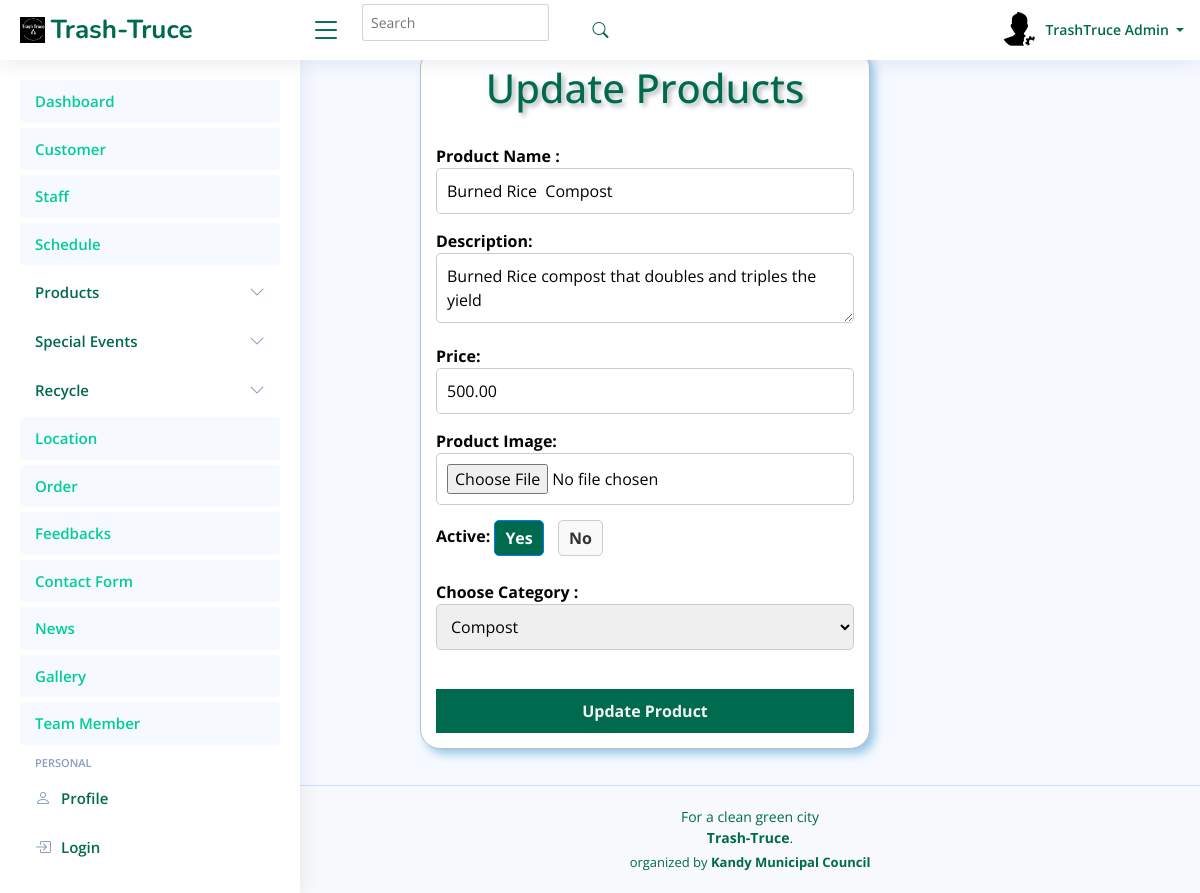
/admin_TrashTruce/EditProducts.php?id=1, run on the app's committed database.
### tables this page shows
CREATE TABLE `product` (
  `ID` int(11) NOT NULL,
  `Name` text NOT NULL,
  `Price` decimal(10,2) NOT NULL,
  `Description` text NOT NULL,
  `Image` text NOT NULL,
  `cat_id` int(11) NOT NULL,
  `active` varchar(10) NOT NULL
);

### FO/admin.php (called while the page is built, shortened)
<?php
class admin
{
    public static function GetAdmin($ID)
    {
        try {
            $query = "SELECT `ID`, `Full_Name`, `Image`, `About`, `Job`, `Address`, `Phone`, `Email`, `password` FROM `admin` WHERE `ID` = :ID ";
            $conn = Conn::GetConnection();
            $st = $conn->prepare($query);
            $st->bindValue(":ID", $ID, PDO::PARAM_INT);
            $st->execute();
            $r = $st->fetch(PDO::FETCH_ASSOC);
            if ($r) {
                $admin = new admin();
                $admin->ID = $r['ID'];
                $admin->fullname = $r['Full_Name'];
                $admin->image = $r['Image'];
                $admin->about = $r['About'];
                $admin->job = $r['Job'];
                $admin->address = $r['Address'];
                $admin->phone = $r['Phone'];
                $admin->email = $r['Email'];
                $admin->password = $r['password'];
                return $admin;
            }
            return null;
        } catch (Exception $th) {
            throw $th;
        }
    }
}
?>

### FO/products.php (called while the page is built, shortened)
<?php
class Products
{
public static function GetCategories()
{
    try {
        $query = "SELECT `ID`, `Title`, `active` FROM `category`";
        $conn = Conn::GetConnection();
        $result = $conn->query($query);
        $categories = array();
        foreach ($result->fetchAll() as $r) {
            $category = new Products();
            $category->cID = $r['ID'];
            $category->cName = $r['Title'];
            $category->cactive = $r['active'];
            array_push($categories, $category);
        }
        return $categories;
    } catch (Exception $th) {
        throw $th;
    }
}
public static function GetProduct($pID)
{
    try{
        $query = "SELECT `ID`, `Name`, `Price`, `Description`, `Image`, `cat_id`, `active` FROM `product` WHERE `ID` = :ID ";
        $conn = Conn::GetConnection();
        $st = $conn->prepare($query);
        $st->bindValue(":ID", $pID, PDO::PARAM_INT);
        $st->execute();
        $r = $st->fetch(PDO::FETCH_ASSOC);
        if ($r){
            $product = new Products();
            $product->pID = $r['ID'];
            $product->pname = $r['Name'];
            $product->pprice = $r['Price'];
            $product->pdescription = $r['Description'];
            $product->pimage = $r['Image'];
            $product->pcat_id= $r["cat_id"];
            $product->pactive= $r["active"];
            return $product;
        }
        return null;
    } catch (Exception $th) {
        throw $th;
    }
}
}
?>

### admin_TrashTruce/EditProducts.php (the view, shortened to what this page needs)
<?php
include('../FO/products.php');
?>
<!DOCTYPE html>
<html lang="en">
<head>
    <link rel="stylesheet" href="assets/css/AddP.css">
</head>
<body>
    <div>
        <?php include "Header.php"; ?>
     </div>
     <div class="main">
    <div class="AddProduct">
        <h1>Update Products</h1><br>
        <form action="" method="post" enctype="multipart/form-data">
        <?php
        if (isset($_GET['id'])) {
          $product_id = $_GET['id'];
          $product = Products::GetProduct($product_id);
        }
        if (isset($product)) {
        ?>
            Product Name :
            <input type="text" name="PName" value="<?php echo $product->pname; ?>"><br>
            Description:
            <textarea name="txtSDes" cols="21" rows="2"><?php echo $product->pdescription; ?></textarea><br>
            Price:
            <input type="number" name="txtPrice" placeholder="Price" value="<?php echo $product->pprice; ?>"><br>
            Product Image:
                <input type="file" name="image"><br>
            Active:
            <div class="radio-container">
              <label for="active_yes" class="radio-label">Yes</label>
            </div>
            <div class="radio-container">
            <label for="active_no" class="radio-label">No</label>
            </div><br><br>
            Choose Category :
            <select name="category">
                <?php
                $product=new Products();
                $categories=$product->GetCategories();
                if(count($categories) > 0) {
                    foreach($categories as $cat) {
                        $selected = ($cat->cID == $product->pcat_id) ? 'selected' : '';
                        echo "<option value='".$cat->cID."' $selected>".$cat->cName."</option>";
                    }
                } else {
                    echo '<option value="0">No categories available</option>';
                }
                ?>
            </select>
          <br><br>
            <button class="btnAddProduct" type="submit" name="update_product">Update Product</button>
            <?php
               }
            ?>
        </form>
    </div>
</div>
    <div>
    </div>
</body>
</html>

### admin_TrashTruce/Header.php (shortened to what this page needs)
<?php
include_once('../FO/admin.php');
?>
<!DOCTYPE html>
<html lang="en">
<head>
  <link href="assets/vendor/bootstrap/css/bootstrap.min.css" rel="stylesheet">
  <link href="assets/vendor/bootstrap-icons/bootstrap-icons.css" rel="stylesheet">
  <link href="assets/vendor/boxicons/css/boxicons.min.css" rel="stylesheet">
  <link href="assets/vendor/quill/quill.snow.css" rel="stylesheet">
  <link href="assets/vendor/quill/quill.bubble.css" rel="stylesheet">
  <link href="assets/vendor/remixicon/remixicon.css" rel="stylesheet">
  <link href="assets/vendor/simple-datatables/style.css" rel="stylesheet">
  <link href="assets/css/style.css" rel="stylesheet">
</head>
<body>
  <header id="header" class="header fixed-top d-flex align-items-center">
    <div class="d-flex align-items-center justify-content-between">
      <a href="index.html" class="logo d-flex align-items-center">
        <img src="assets/img/Untitled 1 (1).png" alt="">
        <span class="d-none d-lg-block">Trash-Truce</span>
      </a>
      <i class="bi bi-list toggle-sidebar-btn"></i>
    </div>
    <div class="search-bar">
      <form class="search-form d-flex align-items-center" method="GET" action="">
        <input type="text" name="search" placeholder="Search" value="<?php echo isset($_GET['search']) ? htmlspecialchars($_GET['search']) : ''; ?>" title="Enter search keyword">
        <button type="submit" title="Search"><i class="bi bi-search"></i></button>
      </form>
  </div>
    <nav class="header-nav ms-auto">
      <ul class="d-flex align-items-center">
        <li class="nav-item dropdown pe-3">
    <a class="nav-link nav-profile d-flex align-items-center pe-0" href="#" data-bs-toggle="dropdown">
        <?php
        $adminID = 1;
        $admin = admin::GetAdmin($adminID);
        if ($admin && !empty($admin->image)) {
            echo '<img src="' . $admin->image . '" alt="Profile" class="rounded-circle">';
        } else {
            echo '<img src="assets/img/default-profile-img.jpg" alt="Profile" class="rounded-circle">';
        }
        ?>
        <span class="d-none d-md-block dropdown-toggle ps-2">
            <?php
            if ($admin) {
                echo $admin->fullname;
            } else {
                echo "Admin Name";
            }
            ?>
        </span>
    </a>
        </li>
      </ul>
    </nav>
  </header>
  <aside id="sidebar" class="sidebar">
    <ul class="sidebar-nav" id="sidebar-nav">
      <li class="nav-item">
        <a class="nav-link " href="Dashboard.php">
          <span>Dashboard</span>
        </a>
      </li>
      <li class="nav-item">
        <a class="nav-link " href="Customer.php">
          <span>Customer</span>
        </a>
      </li>
      <li class="nav-item">
        <a class="nav-link " href="Staff.php">
          <span>Staff</span>
        </a>
      </li>
      <li class="nav-item">
        <a class="nav-link " href="Schedule.php">
          <span>Schedule</span>
        </a>
      </li>
      <li class="nav-item">
        <a class="nav-link collapsed" data-bs-target="#components-nav" data-bs-toggle="collapse" href="Products.php">
         <span>Products</span><i class="bi bi-chevron-down ms-auto"></i>
        </a>
      </li>
      <li class="nav-item">
        <a class="nav-link collapsed" data-bs-target="#components-nav" data-bs-toggle="collapse" href="#">
         <span>Special Events</span><i class="bi bi-chevron-down ms-auto"></i>
        </a>
      </li>
      <li class="nav-item">
        <a class="nav-link collapsed" data-bs-target="#components-nav" data-bs-toggle="collapse" href="#">
         <span>Recycle</span><i class="bi bi-chevron-down ms-auto"></i>
        </a>
      </li>
      <li class="nav-item">
        <a class="nav-link " href="Location.php">
          <span>Location</span>
        </a>
      </li>
      <li class="nav-item">
        <a class="nav-link " href="Order.php">
          <span>Order</span>
        </a>
      </li>
      <li class="nav-item">
        <a class="nav-link " href="Feedback.php">
          <span>Feedbacks</span>
        </a>
      </li>
      <li class="nav-item">
        <a class="nav-link " href="ContactUs.php">
          <span>Contact Form</span>
        </a>
      </li>
      <li class="nav-item">
        <a class="nav-link " href="News.php">
          <span>News</span>
        </a>
      </li>
      <li class="nav-item">
        <a class="nav-link " href="Gallery.php">
          <span>Gallery</span>
        </a>
      </li>
      <li class="nav-item">
        <a class="nav-link " href="Team.php">
          <span>Team Member</span>
        </a>
      </li>
      <li class="nav-heading">Personal</li>
      <li class="nav-item">
        <a class="nav-link collapsed" href="Profile.php">
          <i class="bi bi-person"></i>
          <span>Profile</span>
        </a>
      </li>
      <li class="nav-item">
        <a class="nav-link collapsed" href="Login.php">
          <i class="bi bi-box-arrow-in-right"></i>
          <span>Login</span>
        </a>
      </li>
    </ul>
  </aside>
</body>
</html>

### admin_TrashTruce/assets/css/AddP.css (style rules this page uses)
body { font-family: "Open Sans", sans-serif; background: #f6f9ff; color: #444444; }
.AddProduct { border: 1px solid rgb(194, 188, 188); background-color: rgb(255, 255, 255); margin-left: 35%; width: 450px; padding: 15px; border-radius: 20px; box-shadow: 5px 5px 10px #94c8e6; color: rgb(3, 3, 3); font-size: 1em; font-weight: bold; text-align: left; margin-top: 4%; margin-bottom: 3%; }
.AddProduct h1 { text-align: center; color: #006A4E;; font-family: "Open Sans", sans-serif; text-shadow: 3px 3px 5px #afb4b4; font-size: 2.5em; }
form input[type="text"], form input[type="password"], form textarea, form select, form input[type="file"], form input[type="number"] { width: 100%; padding: 10px; margin-bottom: 15px; border: 1px solid #ccc; border-radius: 5px; box-sizing: border-box; }
button { background-color: #006A4E; color: rgb(243, 243, 243); border: none; border-radius: 10px; padding: 10px 20px; text-align: center; width: 100%; text-decoration: none; display: inline-block; font-size: 20px; font-weight: bold; font-family:cursive; margin: 4px 2px; cursor: pointer; align-items: center; margin-left: 95px; margin-top: 0px; }

### admin_TrashTruce/assets/css/style.css (style rules this page uses)
:root { scroll-behavior: smooth; }
body { font-family: "Open Sans", sans-serif; background:#f6f9ff; color: #444444; }
a { color: #00cc96; text-decoration: none; }
h1, h2, h3, h4, h5, h6 { font-family: "Nunito", sans-serif; }
.logo { line-height: 1; }
@media (min-width: 1200px) { .logo { width: 280px; } }
.logo img { max-height: 26px; margin-right: 6px; }
.logo span { font-size: 26px; font-weight: 700; color: #006A4E; font-family: "Nunito", sans-serif; }
.header { transition: all 0.5s; z-index: 997; height: 60px; box-shadow: 0px 2px 20px rgba(1, 41, 112, 0.1); background-color: #fff; padding-left: 20px; }
.header .toggle-sidebar-btn { font-size: 32px; padding-left: 10px; cursor: pointer; color: #006A4E; }
.header .search-bar { min-width: 360px; padding: 0 20px; }
.header .search-form { width: 100%; }
.header .search-form input { border: 0; font-size: 14px; color: #006A4E; border: 1px solid rgba(1, 41, 112, 0.2); padding: 7px 38px 7px 8px; border-radius: 3px; transition: 0.3s; width: 100%; }
.header .search-form button { border: 0; padding: 0; margin-left: -30px; background: none; }
.header .search-form button i { color: #006A4E; }
.header-nav ul { list-style: none; }
.header-nav>ul { margin: 0; padding: 0; }
.header-nav .nav-profile { color: #006A4E; }
.header-nav .nav-profile img { max-height: 36px; }
.header-nav .nav-profile span { font-size: 14px; font-weight: 600; }
.sidebar { position: fixed; top: 60px; left: 0; bottom: 0; width: 300px; z-index: 996; transition: all 0.3s; padding: 20px; overflow-y: auto; scrollbar-width: thin; scrollbar-color: #aab7cf transparent; box-shadow: 0px 0px 20px rgba(1, 41, 112, 0.1); background-color: #fff; }
@media (min-width: 1200px) { #main, #footer { margin-left: 300px; } }
.sidebar-nav { padding: 0; margin: 0; list-style: none; }
.sidebar-nav li { padding: 0; margin: 0; list-style: none; }
.sidebar-nav .nav-item { margin-bottom: 5px; }
.sidebar-nav .nav-heading { font-size: 11px; text-transform: uppercase; color: #899bbd; font-weight: 600; margin: 10px 0 5px 15px; }
.sidebar-nav .nav-link { display: flex; align-items: center; font-size: 15px; font-weight: 600; color: #00cc96; transition: 0.3; background: #f6f9ff; padding: 10px 15px; border-radius: 4px; }
.sidebar-nav .nav-link i { font-size: 16px; margin-right: 10px; color: #00cc96; }
.sidebar-nav .nav-link.collapsed { color: #006A4E; background: #fff; }
.sidebar-nav .nav-link.collapsed i { color: #899bbd; }
.sidebar-nav .nav-link .bi-chevron-down { margin-right: 0; transition: transform 0.2s ease-in-out; }
.footer { padding: 20px 0; font-size: 14px; transition: all 0.3s; border-top: 1px solid #cddfff; }
.footer .copyright { text-align: center; color: #006A4E; }
.footer .credits { padding-top: 5px; text-align: center; font-size: 13px; color: #006A4E; }
.logo img { max-width: 100%; height: auto; }

### admin_TrashTruce/EditProducts.php (style rules this page uses)
.radio-container { display: inline-block; vertical-align: middle; margin-right: 10px; }
.radio-label { display: inline-block; cursor: pointer; padding: 5px 10px; border: 1px solid #ccc; border-radius: 5px; background-color: #f9f9f9; color: #333; }
.radio-container input[type="radio"]:checked + .radio-label { background-color: #006A4E; color: #fff; border-color: #007bff; }

### data on the page
product: PName "Burned Rice Compost", txtSDes "Burned Rice compost that doubles and triples the yield", txtPrice "500.00"

### other printed values
$admin->fullname "TrashTruce Admin"
form field category "Compost"
